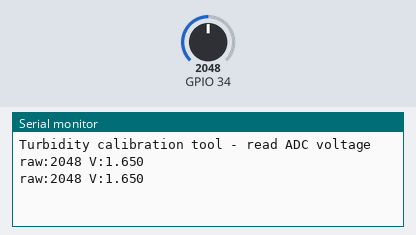
Recording of a sketch running on a simulated ESP32. Shown: the last lines printed to the serial monitor. The inputs (shaded band) are chosen by the test bench; at power-on: GPIO 34 = 2048 (analog values on the 0–4095 scale).

Above: at 3.2 s.
3.3 s: GPIO 34 set to 2866
At 4.6 s:
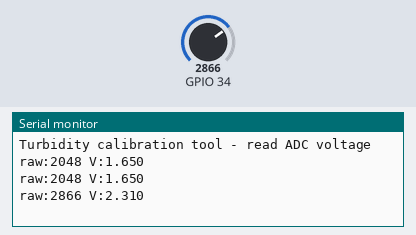
4.8 s: GPIO 34 set to 3603
At 5.8 s:
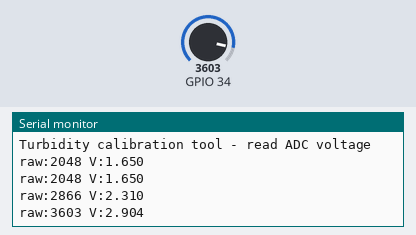
Timing chart, 0 to 7.8 s (numbered marks = the images above; inputs shaded):
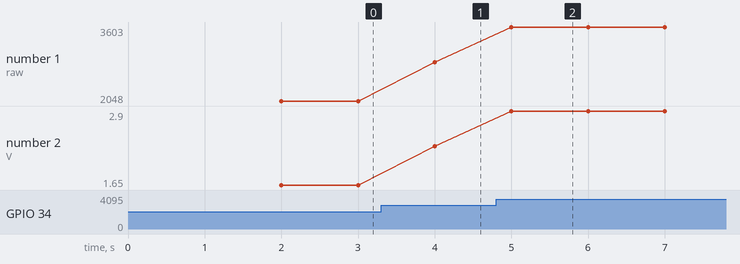

Measured:
- after the input at 3.3 s, the serial monitor: prints a new line after 0.70 s (image 1)
- after the input at 4.8 s, the serial monitor: prints a new line after 0.20 s (image 2)
- plotted number 1: 2048 → 2866 after the input at 3.3 s, 2866 → 3603 after the input at 4.8 s
- plotted number 2: 1.65 → 2.31 after the input at 3.3 s, 2.31 → 2.9 after the input at 4.8 s

The sketch:

turbidity_calibration.ino
```cpp
// Simple turbidity raw ADC reader to help with calibration
void setup() {
  Serial.begin(115200);
  analogReadResolution(12);
  delay(2000);
  Serial.println("Turbidity calibration tool - read ADC voltage");
}

void loop() {
  int raw = analogRead(34); // TURB_PIN
  float v = raw / 4095.0 * 3.3;
  Serial.printf("raw:%d V:%.3f\n", raw, v);
  delay(1000);
}
```
